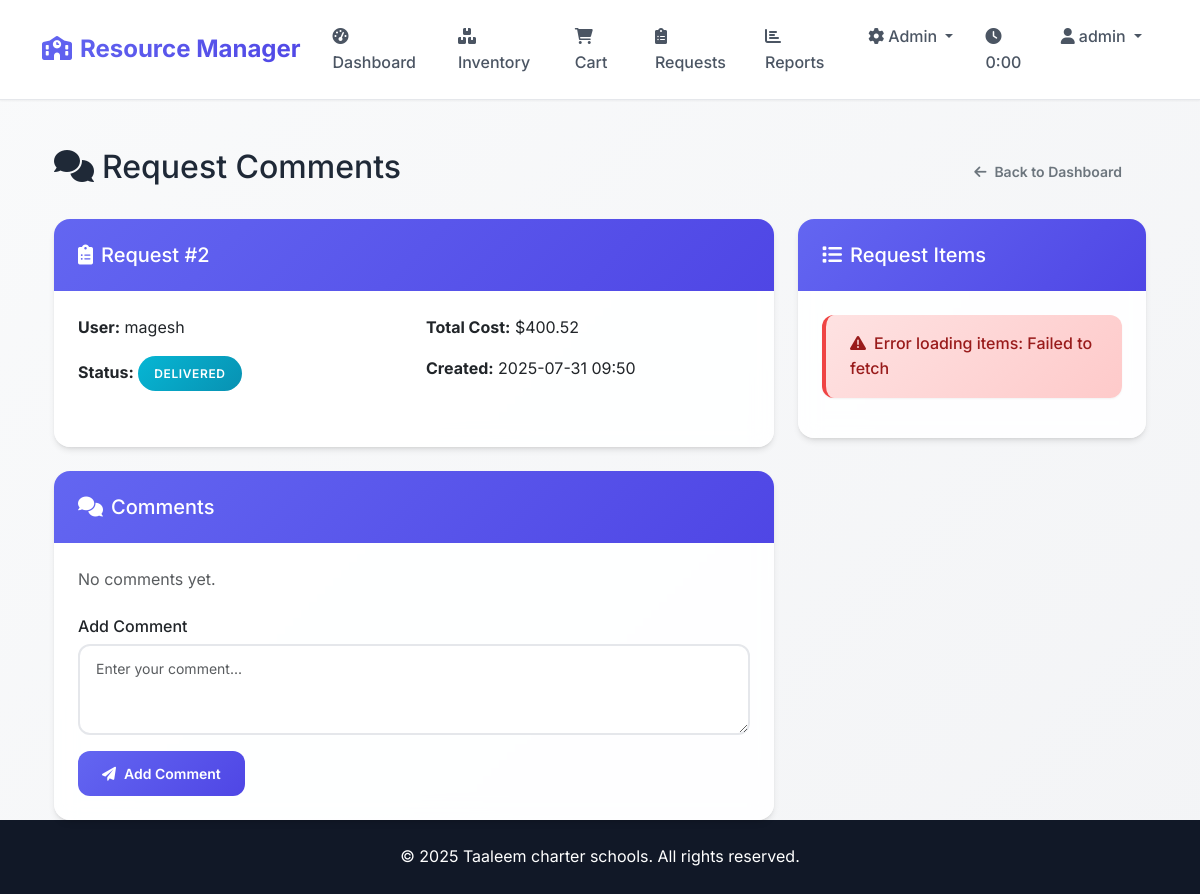
Page /request/2/view (signed in) on the committed database.
### app.py (models this page shows, shortened)
    class User(UserMixin, db.Model):
        id = db.Column(db.Integer, primary_key=True)
        username = db.Column(db.String(80), unique=True, nullable=False, index=True)
        email = db.Column(db.String(120), unique=True, nullable=False, index=True)
        password_hash = db.Column(db.String(255), nullable=False)
        role = db.Column(db.String(20), nullable=False, default='user', index=True)
        school = db.Column(db.String(100), nullable=True, index=True)
        created_at = db.Column(db.DateTime, default=datetime.utcnow, index=True)
        is_active = db.Column(db.Boolean, default=True, index=True)

    class Request(db.Model):
        id = db.Column(db.Integer, primary_key=True)
        user_id = db.Column(db.Integer, db.ForeignKey('user.id'), nullable=False, index=True)
        status = db.Column(db.String(20), default='pending', index=True)
        total_cost = db.Column(db.Float, default=0.0, index=True)
        created_at = db.Column(db.DateTime, default=datetime.utcnow, index=True)
        updated_at = db.Column(db.DateTime, default=datetime.utcnow, onupdate=datetime.utcnow, index=True)
        user = db.relationship('User', backref='requests')
        items = db.relationship('RequestItem', backref='request', lazy=True)

### app.py (the view)
    @app.route('/request/<int:request_id>/view')
    @login_required
    def view_request_comments(request_id):
        request_obj = Request.query.get(request_id)
        if not request_obj:
            flash('Request not found')
            return redirect(url_for('dashboard'))
        if current_user.role == 'user' and request_obj.user_id != current_user.id:
            flash('You can only view your own requests')
            return redirect(url_for('dashboard'))
        elif current_user.role not in ['admin', 'super_admin', 'school_manager'] and request_obj.user_id != current_user.id:
            flash('You can only view your own requests')
            return redirect(url_for('dashboard'))
        return render_template('request_comments.html', request=request_obj)

### templates/request_comments.html (shortened to what this page needs)
{% extends "base.html" %}
{% block content %}
<div class="container mt-4">
    <div class="row">
        <div class="col-12">
            <div class="d-flex justify-content-between align-items-center mb-4">
                <h2>
                    <i class="fas fa-comments me-2"></i>Request Comments
                </h2>
                <a href="{{ url_for('dashboard') }}" class="btn btn-outline-secondary">
                    <i class="fas fa-arrow-left me-2"></i>Back to Dashboard
                </a>
            </div>
        </div>
    </div>
    <div class="row">
        <div class="col-md-8">
            <div class="card">
                <div class="card-header">
                    <h5 class="mb-0">
                        <i class="fas fa-clipboard-list me-2"></i>Request #{{ request.id }}
                    </h5>
                </div>
                <div class="card-body">
                    <div class="row mb-3">
                        <div class="col-md-6">
                            <p><strong>User:</strong> {{ request.user.username }}</p>
                            <p><strong>Status:</strong>
                                <span class="status-badge status-{{ request.status }}">
                                    {% if request.status == 'pending_manager_approval' %}
                                        Pending Manager Approval
                                    {% else %}
                                        {{ request.status.title() }}
                                    {% endif %}
                                </span>
                            </p>
                        </div>
                        <div class="col-md-6">
                            <p><strong>Total Cost:</strong> ${{ "%.2f"|format(request.total_cost) }}</p>
                            <p><strong>Created:</strong> {{ request.created_at.strftime('%Y-%m-%d %H:%M') }}</p>
                        </div>
                    </div>
                </div>
            </div>
            <div class="card mt-4">
                <div class="card-header">
                    <h5 class="mb-0">
                        <i class="fas fa-comments me-2"></i>Comments
                    </h5>
                </div>
                <div class="card-body">
                    <div id="comments-container">
                    </div>
                    <div class="mt-4">
                        <h6>Add Comment</h6>
                        <form id="comment-form">
                            <div class="mb-3">
                                <textarea class="form-control" id="comment-text" rows="3"
                                          placeholder="Enter your comment..." required></textarea>
                            </div>
                            <button type="submit" class="btn btn-primary">
                                <i class="fas fa-paper-plane me-2"></i>Add Comment
                            </button>
                        </form>
                    </div>
                </div>
            </div>
        </div>
        <div class="col-md-4">
            <div class="card">
                <div class="card-header">
                    <h5 class="mb-0">
                        <i class="fas fa-list me-2"></i>Request Items
                    </h5>
                </div>
                <div class="card-body">
                    <div id="request-items">
                    </div>
                </div>
            </div>
        </div>
    </div>
</div>
{% endblock %}

### templates/base.html (shortened to what this page needs)
<!DOCTYPE html>
<html lang="en">
<head>
    <link href="https://cdn.jsdelivr.net/npm/bootstrap@5.3.0/dist/css/bootstrap.min.css" rel="stylesheet">
    <link href="https://cdnjs.cloudflare.com/ajax/libs/font-awesome/6.0.0/css/all.min.css" rel="stylesheet">
</head>
<body>
    <nav class="navbar navbar-expand-lg navbar-light">
        <div class="container">
            <a class="navbar-brand" href="{{ url_for('index') }}">
                <i class="fas fa-school me-2"></i>Resource Manager
            </a>
            <div class="collapse navbar-collapse" id="navbarNav">
                <ul class="navbar-nav me-auto">
                    {% if current_user.is_authenticated %}
                        <li class="nav-item">
                            <a class="nav-link" href="{{ url_for('dashboard') }}">
                                <i class="fas fa-tachometer-alt me-1"></i>Dashboard
                            </a>
                        </li>
                        <li class="nav-item">
                            <a class="nav-link" href="{{ url_for('inventory') }}">
                                <i class="fas fa-boxes me-1"></i>Inventory
                            </a>
                        </li>
                        <li class="nav-item">
                            <a class="nav-link position-relative" href="{{ url_for('cart') }}" id="cart-link">
                                <i class="fas fa-shopping-cart me-1"></i>Cart
                            </a>
                        </li>
                        {% if current_user.is_authenticated %}
                            {% if current_user.role in ['admin', 'super_admin', 'school_manager'] %}
                                <li class="nav-item">
                                    <a class="nav-link" href="{{ url_for('admin_requests') }}">
                                        <i class="fas fa-clipboard-list me-1"></i>Requests
                                    </a>
                                </li>
                                <li class="nav-item">
                                    <a class="nav-link" href="{{ url_for('reports') }}">
                                        <i class="fas fa-chart-bar me-1"></i>Reports
                                    </a>
                                </li>
                            {% endif %}
                            {% if current_user.role == 'super_admin' %}
                                <li class="nav-item dropdown">
                                    <a class="nav-link dropdown-toggle" href="#" role="button" data-bs-toggle="dropdown">
                                        <i class="fas fa-cog me-1"></i>Admin
                                    </a>
                                </li>
                            {% endif %}
                        {% endif %}
                    {% endif %}
                </ul>
                <ul class="navbar-nav ms-auto">
                    {% if current_user.is_authenticated %}
                        <li class="nav-item">
                            <span class="nav-link text-muted" id="session-timer">
                                <i class="fas fa-clock me-1"></i><span id="session-time">5:00</span>
                            </span>
                        </li>
                        <li class="nav-item dropdown">
                            <a class="nav-link dropdown-toggle" href="#" role="button" data-bs-toggle="dropdown">
                                <i class="fas fa-user me-1"></i>{{ current_user.username }}
                            </a>
                        </li>
                    {% else %}
                        <li class="nav-item">
                            <a class="nav-link" href="{{ url_for('login') }}">
                                <i class="fas fa-sign-in-alt me-1"></i>Login
                            </a>
                        </li>
                    {% endif %}
                </ul>
            </div>
        </div>
    </nav>
    <main class="container mt-4 flex-grow-1 animate-fade-in-up">
        {% block content %}{% endblock %}
    </main>
    <footer class="text-center py-4 mt-auto">
        <div class="container">
            <p class="mb-0">&copy; 2025 Taaleem charter schools. All rights reserved.</p>
        </div>
    </footer>
</body>
</html>

### templates/base.html (style rules this page uses)
:root { --primary-color: #6366f1; --primary-dark: #4f46e5; --primary-light: #818cf8; --secondary-color: #10b981; --secondary-dark: #059669; --accent-color: #f59e0b; --danger-color: #ef4444; --warning-color: #f97316; --info-color: #06b6d4; --gray-50: #f9fafb; --gray-100: #f3f4f6; --gray-200: #e5e7eb; --gray-300: #d1d5db; --gray-400: #9ca3af; --gray-500: #6b7280; --gray-600: #4b5563; --gray-700: #374151; --gray-800: #1f2937; --gray-900: #111827; --gradient-primary: linear-gradient(135deg, var(--primary-color), var(--primary-dark)); --gradient-secondary: linear-gradient(135deg, var(--secondary-color), var(--secondary-dark)); --gradient-accent: linear-gradient(135deg, var(--accent-color), #d97706); --gradient-danger: linear-gradient(135deg, var(--danger-color), #dc2626); --shadow-sm: 0 1px 2px 0 rgb(0 0 0 / 0.05); --shadow-md: 0 4px 6px -1px rgb(0 0 0 / 0.1), 0 2px 4px -2px rgb(0 0 0 / 0.1); --shadow-lg: 0 10px 15px -3px rgb(0 0 0 / 0.1), 0 4px 6px -4px rgb(0 0 0 / 0.1); --shadow-xl: 0 20px 25px -5px rgb(0 0 0 / 0.1), 0 8px 10px -6px rgb(0 0 0 / 0.1); --radius-sm: 0.375rem; --radius-md: 0.5rem; --radius-lg: 0.75rem; --radius-xl: 1rem; --radius-2xl: 1.5rem; }
* { box-sizing: border-box; }
body { font-family: 'Inter', -apple-system, BlinkMacSystemFont, 'Segoe UI', Roboto, sans-serif; background: linear-gradient(135deg, var(--gray-50) 0%, var(--gray-100) 100%); color: var(--gray-800); min-height: 100vh; display: flex; flex-direction: column; line-height: 1.6; font-weight: 400; }
.navbar { background: rgba(255, 255, 255, 0.95); backdrop-filter: blur(10px); border-bottom: 1px solid var(--gray-200); box-shadow: var(--shadow-sm); padding: 1rem 0; transition: all 0.3s ease; }
.navbar-brand { font-weight: 700; font-size: 1.5rem; background: var(--gradient-primary); -webkit-background-clip: text; -webkit-text-fill-color: transparent; background-clip: text; transition: all 0.3s ease; }
.nav-link { color: var(--gray-600) !important; font-weight: 500; padding: 0.5rem 1rem !important; border-radius: var(--radius-md); transition: all 0.3s ease; position: relative; }
.card { border: none; border-radius: var(--radius-xl); box-shadow: var(--shadow-md); transition: all 0.3s cubic-bezier(0.4, 0, 0.2, 1); background: rgba(255, 255, 255, 0.9); backdrop-filter: blur(10px); overflow: hidden; }
.card-header { background: var(--gradient-primary); color: white; border: none; padding: 1.5rem; font-weight: 600; }
.card-body { padding: 1.5rem; }
.btn { border-radius: var(--radius-lg); padding: 0.75rem 1.5rem; font-weight: 600; font-size: 0.875rem; transition: all 0.3s cubic-bezier(0.4, 0, 0.2, 1); border: none; position: relative; overflow: hidden; }
.btn::before { content: ''; position: absolute; top: 0; left: -100%; width: 100%; height: 100%; background: linear-gradient(90deg, transparent, rgba(255, 255, 255, 0.2), transparent); transition: left 0.5s; }
.btn-primary { background: var(--gradient-primary); color: white; }
.form-control { border-radius: var(--radius-lg); border: 2px solid var(--gray-200); padding: 0.75rem 1rem; font-size: 0.875rem; transition: all 0.3s ease; background: rgba(255, 255, 255, 0.9); }
.status-badge { padding: 0.5rem 1rem; border-radius: var(--radius-2xl); font-weight: 600; font-size: 0.75rem; text-transform: uppercase; letter-spacing: 0.05em; display: inline-block; transition: all 0.3s ease; }
.status-delivered { background: linear-gradient(135deg, var(--info-color), #0891b2); color: white; }
.navbar-nav .dropdown { position: relative; }
.navbar { z-index: 1000; position: relative; }
.navbar-nav { position: relative; z-index: 1001; }
footer { margin-top: auto; width: 100%; background: var(--gray-900); color: white; padding: 2rem 0; }
.animate-fade-in-up { animation: fadeInUp 0.6s ease-out; }

### rows in the picture
User: username "admin"
Request: id "2", status "DELIVERED", total_cost "400.52", created_at "2025-07-31 09:50"
User: user.username "magesh"
